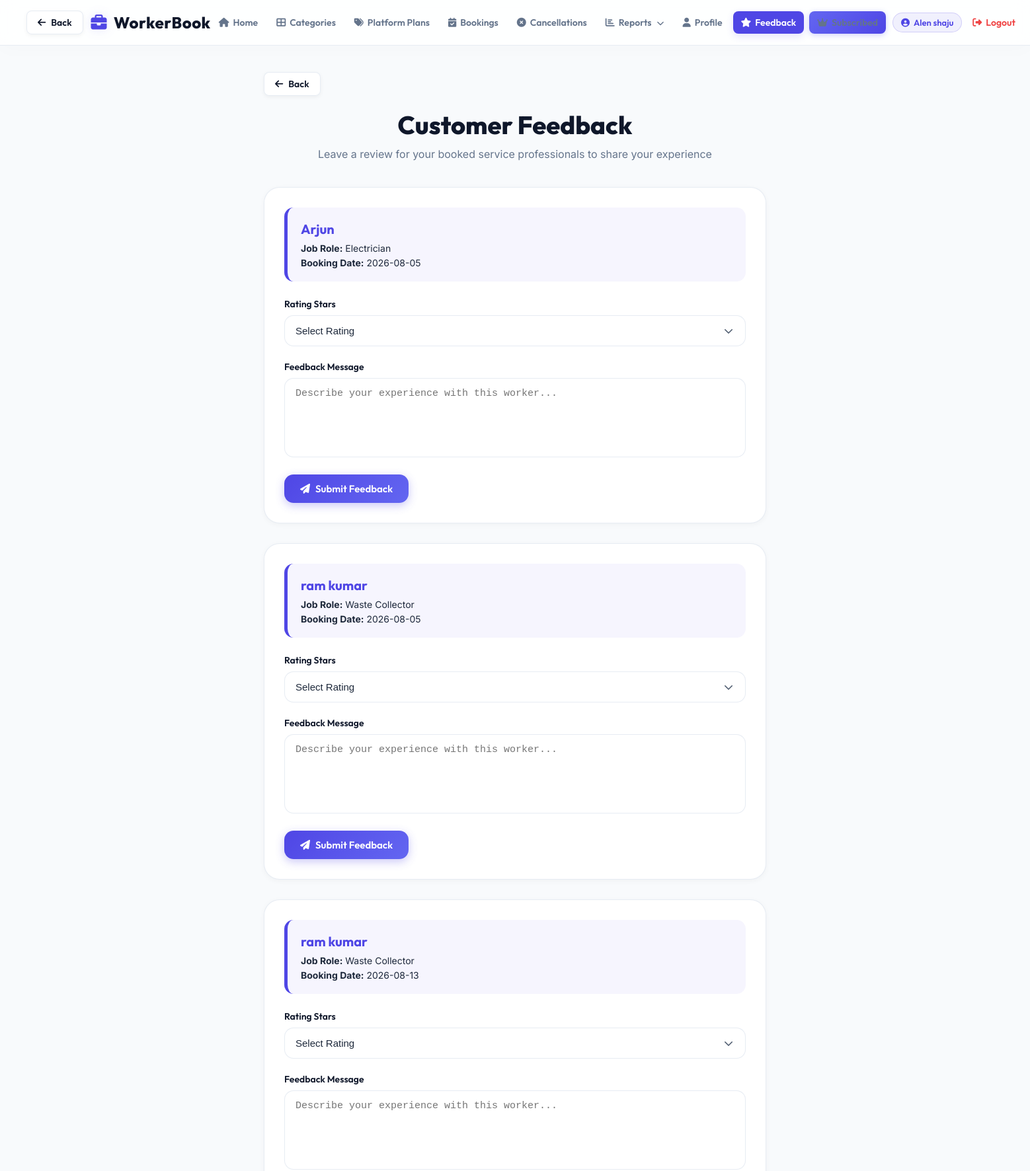
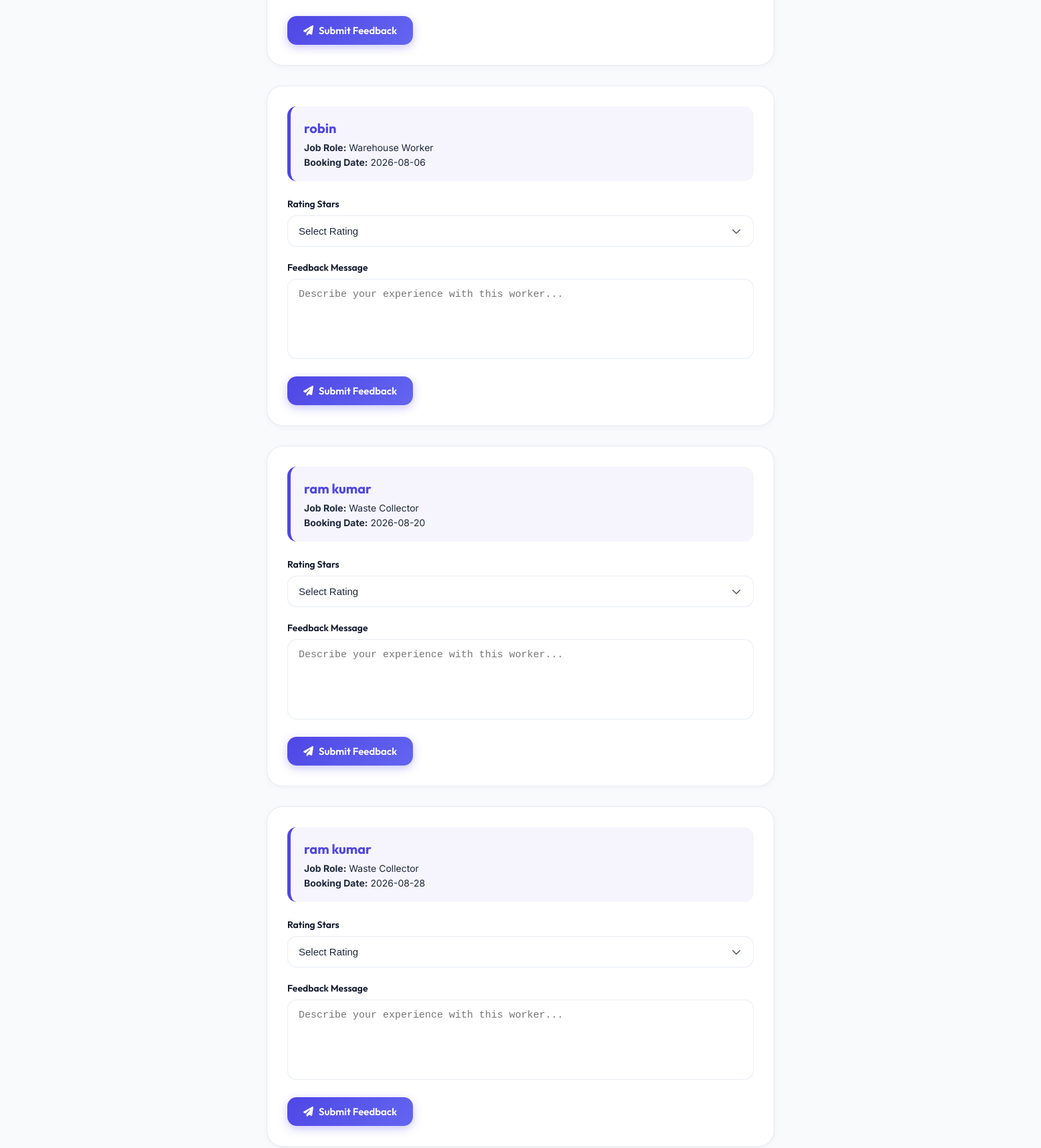
Screenshot of /customer/feedback.php (signed in, upper part) with the database file from the repository (2 pictures, top to bottom).
### tables this page shows
CREATE TABLE IF NOT EXISTS `booking` (
  `bid` int NOT NULL AUTO_INCREMENT,
  `cid` int NOT NULL,
  `jid` int NOT NULL,
  `crid` int NOT NULL,
  `wid` int NOT NULL,
  `bdate` date NOT NULL,
  `cbdate` date NOT NULL,
  `bstatus` int NOT NULL DEFAULT '1',
  PRIMARY KEY (`bid`)
);

CREATE TABLE IF NOT EXISTS `wregistration` (
  `wid` int NOT NULL AUTO_INCREMENT,
  `jid` int NOT NULL,
  `wname` varchar(50) NOT NULL,
  `wgmail` varchar(50) NOT NULL,
  `wage` int NOT NULL,
  `wgender` char(20) NOT NULL,
  `wdescription` varchar(1000) NOT NULL,
  `wpass` varchar(225) NOT NULL,
  `wphone` char(10) NOT NULL,
  `wstatus` int NOT NULL DEFAULT '1',
  `w_reg_date` datetime DEFAULT CURRENT_TIMESTAMP,
  `w_plan_type` varchar(20) DEFAULT 'none',
  `w_plan_expires` date DEFAULT NULL,
  PRIMARY KEY (`wid`)
);

CREATE TABLE IF NOT EXISTS `job` (
  `jid` int NOT NULL AUTO_INCREMENT,
  `cid` int NOT NULL,
  `jname` varchar(50) NOT NULL,
  `jdescription` varchar(1000) NOT NULL,
  `jimage` varchar(1000) NOT NULL,
  `jstatus` int NOT NULL DEFAULT '1',
  PRIMARY KEY (`jid`)
);

### classes/DataAccess.class.php (called while the page is built, shortened)
<?php
class DataAccess
{
	private $_con,$_query,$_errors;
	public function __construct()
	{
		if(!$this->_con = @mysqli_connect(DB_HOST, DB_USER, DB_PASSWORD, DB_NAME))
		{
			die("<div style='padding:20px; font-family:sans-serif; text-align:center;'><h2>Database Connection Pending</h2><p>Please set your <b>DB_HOST</b>, <b>DB_USER</b>, <b>DB_PASSWORD</b>, and <b>DB_NAME</b> in your Render dashboard environment settings.</p></div>");
		}
		$this->_errors ="";
	}
	public function getData($fields,$table,$condition = "1")
	{
		if(!$this->_checkTable($table))
		{
			$this->_errors.="$table not Present";
			return false;
		}
		$this->_query = "select ";
		if(is_array($fields))
		{
			if($this->_checkFieldsIndexed($fields,$table))
			{
				$this->_query.=implode(",",$fields);
			}
			else
			{
				return false;
			}
		}
		else if(gettype($fields) == "string")
		{
			if($fields == "*")
			{
				$this->_query.="*";
			}
		}
		else
		{
			$this->_errors.=" Invalid scheme type";
			return false;
		}
		$this->_query.=" from $table where $condition";
		$resref=mysqli_query($this->_con,$this->_query);
		$dataArr = array();
		if(mysqli_num_rows($resref))
		{
			while($rows = mysqli_fetch_assoc($resref))
			{
				$dataArr[] = $rows;
			}
		}
		return $dataArr;
	}
	private function _checkTable($table)
	{
		$q="show tables";
		$resref = mysqli_query($this->_con,$q);
		if(mysqli_num_rows($resref))
		{
			while($row=mysqli_fetch_array($resref))
			{
				if($row[0]==$table)
				{
					return true;
				}
			}
		}
		return false;
	}
}
?>

### customer/feedback.php (the view, shortened to what this page needs)
<?php
include("customerheader.php");
$dao = new DataAccess();
$crid = $_SESSION['crid'];
$bookings = $dao->getData(
    "*",
    "booking",
    "crid=".$crid
);
?>
<!DOCTYPE html>
<html lang="en">
<head>
</head>
<body>
<div class="main-container">
    <div style="margin-bottom: 20px;">
        <button type="button" onclick="if(document.referrer && document.referrer.indexOf(window.location.host) !== -1) { history.back(); } else { window.location.href='viewbookings.php'; }" class="btn-back-global">
            <i class="fas fa-arrow-left"></i> Back
        </button>
    </div>
    <div class="page-header">
        <h1>Customer Feedback</h1>
        <p>Leave a review for your booked service professionals to share your experience</p>
    </div>
    <?php
    if($bookings)
    {
        foreach($bookings as $booking)
        {
            $worker = $dao->getData(
                "*",
                "wregistration",
                "wid=".$booking['wid']
            );
            $wname = "";
            if($worker)
            {
                $wname = $worker[0]['wname'];
            }
            $job = $dao->getData(
                "*",
                "job",
                "jid=".$booking['jid']
            );
            $jname = "";
            if($job)
            {
                $jname = $job[0]['jname'];
            }
    ?>
        <div class="feedback-card-custom animate-fade-up">
            <div class="booking-summary">
                <h3><?php echo htmlspecialchars($wname); ?></h3>
                <p><strong>Job Role:</strong> <?php echo htmlspecialchars($jname); ?></p>
                <p><strong>Booking Date:</strong> <?php echo htmlspecialchars($booking['bdate']); ?></p>
            </div>
            <form method="POST">
                <div class="form-group-modern">
                    <label class="form-label-modern">Rating Stars</label>
                    <select name="frating" class="form-input-modern" required>
                        <option value="">Select Rating</option>
                    </select>
                </div>
                <div class="form-group-modern">
                    <label class="form-label-modern">Feedback Message</label>
                    <textarea name="fmessage" class="form-input-modern" placeholder="Describe your experience with this worker..." required></textarea>
                </div>
                <button type="submit" name="submit" class="btn-modern btn-primary-modern">
                    <i class="fas fa-paper-plane"></i> Submit Feedback
                </button>
            </form>
        </div>
    <?php
        }
    }
    ?>
</div>
</body>
</html>
<?php
exit();
?>

### css/professional.css (style rules this page uses)
:root { --primary: #4f46e5; --primary-hover: #4338ca; --primary-glow: rgba(79, 70, 229, 0.15); --secondary: #0f172a; --secondary-hover: #1e293b; --accent: #06b6d4; --background: #f8fafc; --card-bg: rgba(255, 255, 255, 0.9); --text-main: #1e293b; --text-muted: #64748b; --border-color: rgba(226, 232, 240, 0.8); --success: #10b981; --success-bg: #ecfdf5; --success-text: #065f46; --error: #ef4444; --error-bg: #fef2f2; --error-text: #991b1b; --warning: #f59e0b; --warning-bg: #fffbeb; --warning-text: #92400e; --shadow-sm: 0 2px 8px rgba(0,0,0,0.04); --shadow-md: 0 10px 25px -5px rgba(0, 0, 0, 0.05), 0 8px 10px -6px rgba(0, 0, 0, 0.05); --shadow-lg: 0 20px 25px -5px rgba(0, 0, 0, 0.1), 0 10px 10px -5px rgba(0, 0, 0, 0.04); --radius-sm: 8px; --radius-md: 14px; --radius-lg: 24px; --transition: all 0.3s cubic-bezier(0.4, 0, 0.2, 1); }
* { margin: 0; padding: 0; box-sizing: border-box; }
html, body { min-height: 100%; background-color: var(--background); color: var(--text-main); font-family: 'Inter', sans-serif; -webkit-font-smoothing: antialiased; }
h1, h2, h3, h4, h5, h6 { font-family: 'Outfit', sans-serif; color: var(--secondary); font-weight: 700; }
.animate-fade-up { animation: fadeInUp 0.6s cubic-bezier(0.16, 1, 0.3, 1) forwards; }
.btn-modern { display: inline-flex; align-items: center; justify-content: center; gap: 8px; font-family: 'Outfit', sans-serif; font-weight: 600; font-size: 15px; padding: 12px 24px; border-radius: var(--radius-md); border: none; cursor: pointer; transition: var(--transition); }
.btn-primary-modern { background: linear-gradient(135deg, var(--primary) 0%, #6366f1 100%); color: #ffffff; box-shadow: 0 4px 14px rgba(79, 70, 229, 0.3); }
.form-group-modern { margin-bottom: 22px; position: relative; }
.form-label-modern { display: block; margin-bottom: 8px; font-weight: 600; font-size: 14px; color: var(--secondary); font-family: 'Outfit', sans-serif; }
.form-input-modern { width: 100%; padding: 14px 16px; background: #ffffff; border: 1px solid var(--border-color); border-radius: var(--radius-md); font-size: 15px; color: var(--text-main); transition: var(--transition); outline: none; }
select.form-input-modern { appearance: none; background-repeat: no-repeat; background-position: right 16px center; background-size: 18px; padding-right: 40px; }
textarea.form-input-modern { resize: none; min-height: 120px; }
.btn-back-global { display: inline-flex; align-items: center; gap: 8px; padding: 8px 16px; font-family: 'Outfit', 'Inter', sans-serif; font-size: 14px; font-weight: 600; color: var(--secondary, #0f172a); background: rgba(255, 255, 255, 0.95); border: 1px solid var(--border-color, rgba(226, 232, 240, 0.8)); border-radius: var(--radius-sm, 8px); box-shadow: 0 2px 6px rgba(0, 0, 0, 0.05); cursor: pointer; text-decoration: none !important; transition: all 0.3s cubic-bezier(0.4, 0, 0.2, 1); }
.btn-back-global i { font-size: 14px; transition: transform 0.2s ease; }

### customer/feedback.php (style rules this page uses)
.page-header { margin-bottom: 40px; text-align: center; animation: fadeInUp 0.5s ease-out; }
.page-header h1 { font-size: 38px; color: var(--secondary); font-weight: 800; margin-bottom: 10px; }
.page-header p { color: var(--text-muted); font-size: 16px; }
.main-container { max-width: 800px; margin: 0 auto; padding: 40px 20px; }
.feedback-card-custom { margin-bottom: 30px; padding: 30px; border-radius: var(--radius-lg); border: 1px solid var(--border-color); background: #ffffff; box-shadow: var(--shadow-sm); transition: var(--transition); }
.booking-summary { background: rgba(79, 70, 229, 0.05); border-left: 5px solid var(--primary); padding: 20px; border-radius: var(--radius-md); margin-bottom: 25px; }
.booking-summary h3 { color: var(--primary); font-size: 20px; margin-bottom: 8px; }
.booking-summary p { font-size: 14px; color: var(--text-main); margin-bottom: 5px; }
.booking-summary p:last-child { margin-bottom: 0; }

### rows the page displays
booking: wid.wname "Arjun", jid.jname "Electrician", bdate "2026-08-05"
booking: wid.wname "ram kumar", jid.jname "Waste Collector", bdate "2026-08-05"
booking: wid.wname "ram kumar", jid.jname "Waste Collector", bdate "2026-08-13"
booking: wid.wname "robin", jid.jname "Warehouse Worker", bdate "2026-08-06"
booking: wid.wname "ram kumar", jid.jname "Waste Collector", bdate "2026-08-20"
booking: wid.wname "ram kumar", jid.jname "Waste Collector", bdate "2026-08-28"

### other values shown
$_SESSION['cname'] "Alen shaju"
